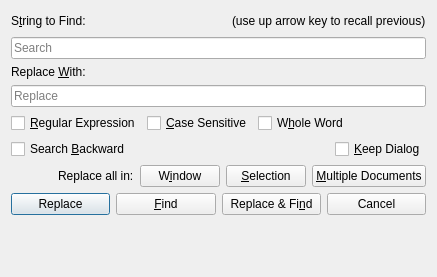
<?xml version="1.0" encoding="UTF-8"?>
<ui version="4.0">
 <class>DialogReplace</class>
 <widget class="QDialog" name="DialogReplace">
  <property name="geometry">
   <rect>
    <x>0</x>
    <y>0</y>
    <width>437</width>
    <height>277</height>
   </rect>
  </property>
  <property name="windowTitle">
   <string>Replace/Find</string>
  </property>
  <layout class="QVBoxLayout" name="verticalLayout">
   <item>
    <layout class="QHBoxLayout" name="horizontalLayout">
     <item>
      <widget class="QLabel" name="label">
       <property name="text">
        <string>S&amp;tring to Find:</string>
       </property>
       <property name="buddy">
        <cstring>textFind</cstring>
       </property>
      </widget>
     </item>
     <item>
      <spacer name="horizontalSpacer">
       <property name="orientation">
        <enum>Qt::Horizontal</enum>
       </property>
       <property name="sizeHint" stdset="0">
        <size>
         <width>40</width>
         <height>20</height>
        </size>
       </property>
      </spacer>
     </item>
     <item>
      <widget class="QLabel" name="label_2">
       <property name="text">
        <string>(use up arrow key to recall previous)</string>
       </property>
      </widget>
     </item>
    </layout>
   </item>
   <item>
    <widget class="QLineEdit" name="textFind">
     <property name="placeholderText">
      <string>Search</string>
     </property>
     <property name="clearButtonEnabled">
      <bool>true</bool>
     </property>
    </widget>
   </item>
   <item>
    <widget class="QLabel" name="label_3">
     <property name="text">
      <string>Replace &amp;With:</string>
     </property>
       <property name="buddy">
        <cstring>textReplace</cstring>
       </property>
    </widget>
   </item>
   <item>
    <widget class="QLineEdit" name="textReplace">
     <property name="placeholderText">
      <string>Replace</string>
     </property>
     <property name="clearButtonEnabled">
      <bool>true</bool>
     </property>
    </widget>
   </item>
   <item>
    <layout class="QHBoxLayout" name="horizontalLayout_2">
     <item>
      <widget class="QCheckBox" name="checkRegex">
       <property name="text">
        <string>&amp;Regular Expression</string>
       </property>
      </widget>
     </item>
     <item>
      <widget class="QCheckBox" name="checkCase">
       <property name="text">
        <string>&amp;Case Sensitive</string>
       </property>
      </widget>
     </item>
     <item>
      <widget class="QCheckBox" name="checkWord">
       <property name="text">
        <string>W&amp;hole Word</string>
       </property>
      </widget>
     </item>
     <item>
      <spacer name="horizontalSpacer_2">
       <property name="orientation">
        <enum>Qt::Horizontal</enum>
       </property>
       <property name="sizeHint" stdset="0">
        <size>
         <width>40</width>
         <height>20</height>
        </size>
       </property>
      </spacer>
     </item>
    </layout>
   </item>
   <item>
    <layout class="QHBoxLayout" name="horizontalLayout_3">
     <item>
      <widget class="QCheckBox" name="checkBackward">
       <property name="text">
        <string>Search &amp;Backward</string>
       </property>
      </widget>
     </item>
     <item>
      <spacer name="horizontalSpacer_3">
       <property name="orientation">
        <enum>Qt::Horizontal</enum>
       </property>
       <property name="sizeHint" stdset="0">
        <size>
         <width>40</width>
         <height>20</height>
        </size>
       </property>
      </spacer>
     </item>
     <item>
      <widget class="QCheckBox" name="checkKeep">
       <property name="text">
        <string>&amp;Keep Dialog</string>
       </property>
      </widget>
     </item>
    </layout>
   </item>
   <item>
    <layout class="QHBoxLayout" name="horizontalLayout_5">
     <item>
      <spacer name="horizontalSpacer_7">
       <property name="orientation">
        <enum>Qt::Horizontal</enum>
       </property>
       <property name="sizeHint" stdset="0">
        <size>
         <width>40</width>
         <height>20</height>
        </size>
       </property>
      </spacer>
     </item>
     <item>
      <widget class="QLabel" name="label_4">
       <property name="text">
        <string>Replace all in:</string>
       </property>
      </widget>
     </item>
     <item>
      <widget class="QPushButton" name="buttonWindow">
       <property name="text">
        <string>W&amp;indow</string>
       </property>
       <property name="icon">
        <iconset theme="window">
         <normaloff>.</normaloff>.</iconset>
       </property>
      </widget>
     </item>
     <item>
      <widget class="QPushButton" name="buttonSelection">
       <property name="text">
        <string>&amp;Selection</string>
       </property>
       <property name="icon">
        <iconset theme="edit-select">
         <normaloff>.</normaloff>.</iconset>
       </property>
      </widget>
     </item>
     <item>
      <widget class="QPushButton" name="buttonMulti">
       <property name="text">
        <string>&amp;Multiple Documents</string>
       </property>
       <property name="icon">
        <iconset theme="folder-documents">
         <normaloff>.</normaloff>.</iconset>
       </property>
      </widget>
     </item>
    </layout>
   </item>
   <item>
    <layout class="QHBoxLayout" name="horizontalLayout_4">
     <item>
      <widget class="QPushButton" name="buttonReplace">
       <property name="text">
        <string>Replace</string>
       </property>
       <property name="icon">
        <iconset theme="edit-find-replace">
         <normaloff>.</normaloff>.</iconset>
       </property>
       <property name="shortcut">
        <string>Return</string>
       </property>
       <property name="default">
        <bool>true</bool>
       </property>
      </widget>
     </item>
     <item>
      <widget class="QPushButton" name="buttonFind">
       <property name="text">
        <string>&amp;Find</string>
       </property>
       <property name="icon">
        <iconset theme="edit-find">
         <normaloff>.</normaloff>.</iconset>
       </property>
      </widget>
     </item>
     <item>
      <widget class="QPushButton" name="buttonReplaceFind">
       <property name="text">
        <string>Replace &amp;&amp; Fi&amp;nd</string>
       </property>
       <property name="icon">
        <iconset theme="edit-find-replace">
         <normaloff>.</normaloff>.</iconset>
       </property>
      </widget>
     </item>
     <item>
      <widget class="QPushButton" name="buttonCancel">
       <property name="text">
        <string>Cancel</string>
       </property>
       <property name="icon">
        <iconset theme="dialog-cancel">
         <normaloff>.</normaloff>.</iconset>
       </property>
       <property name="shortcut">
        <string>Esc</string>
       </property>
      </widget>
     </item>
    </layout>
   </item>
   <item>
    <spacer name="verticalSpacer">
     <property name="orientation">
      <enum>Qt::Vertical</enum>
     </property>
     <property name="sizeHint" stdset="0">
      <size>
       <width>20</width>
       <height>0</height>
      </size>
     </property>
    </spacer>
   </item>
  </layout>
 </widget>
 <resources/>
 <connections>
  <connection>
   <sender>buttonCancel</sender>
   <signal>clicked()</signal>
   <receiver>DialogReplace</receiver>
   <slot>reject()</slot>
   <hints>
    <hint type="sourcelabel">
     <x>382</x>
     <y>201</y>
    </hint>
    <hint type="destinationlabel">
     <x>348</x>
     <y>222</y>
    </hint>
   </hints>
  </connection>
 </connections>
</ui>
